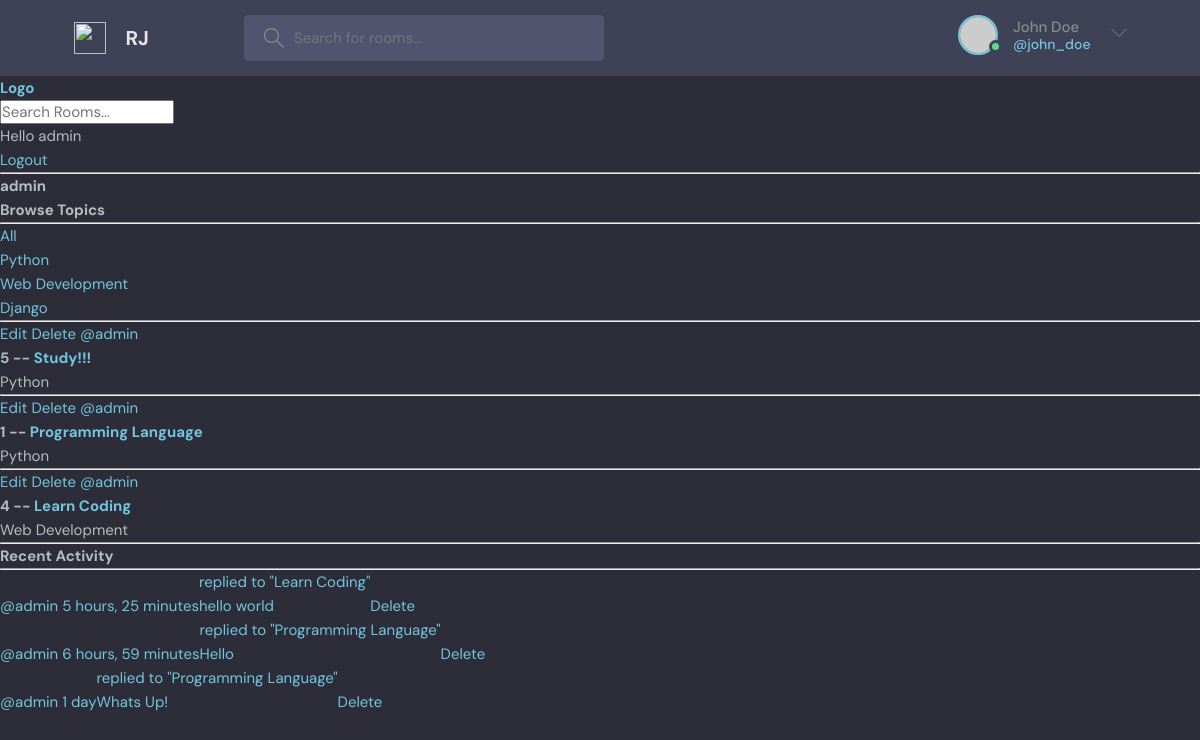
/profile/1/ (signed in), run on the app's committed database.
### base/models.py (models this page shows, shortened)
class Topic(models.Model):
    name = models.CharField(max_length=200)

class Room(models.Model):
    host = models.ForeignKey(User, on_delete=models.SET_NULL, null=True)
    topic = models.ForeignKey(Topic, on_delete=models.SET_NULL, null=True)
    name = models.CharField(max_length=200)
    participants = models.ManyToManyField(User, related_name='participants', blank=True)
    description = models.TextField(null=True, blank=True)
    updated = models.DateTimeField(auto_now=True)
    created = models.DateTimeField(auto_now_add=True)
    class Meta:
        ordering = ['-updated', '-created']
    def __str__(self):
        return self.name

class Message(models.Model):
    user = models.ForeignKey(User, on_delete=models.CASCADE)
    room = models.ForeignKey(Room, on_delete=models.CASCADE)
    body = models.TextField()
    updated = models.DateTimeField(auto_now=True)
    created = models.DateTimeField(auto_now_add=True)
    class Meta:
        ordering = ['-updated', '-created']
    def __str__(self):
        return self.body[0:50]

### base/views.py (the view)
# urls.py: path('profile/<str:pk>/', views.userProfile, name="user-profile"),
def userProfile(request, pk):
    user = User.objects.get(id=pk)
    rooms = user.room_set.all()
    room_messages = user.message_set.all()
    topics = Topic.objects.all()
    context = {'user':user, 'rooms':rooms,'room_messages': room_messages, 'topics': topics}
    return render(request, 'base/profile.html', context)

### base/templates/base/profile.html (shortened to what this page needs)
{% extends 'main.html' %}
{%  block content %}
<h1>{{user.username}}</h1>
<div class="profile-container">
    <div>
        {% include 'base/topics_component.html' %}
         <hr>
    </div>
       <div>
           {% include 'base/feed_component.html' %}
    </div>
       <div>
           {% include 'base/activity_component.html' %}
    </div>
</div>
{% endblock content %}

### templates/navbar.html
<a href="/">
    <h1>Logo</h1>
</a>
<form method="GET" action="{% url 'home'%}">
    <input type="text" name="q" placeholder="Search Rooms..."/>
</form>
{% if request.user.is_authenticated %}
<p>Hello {{request.user}}</p>
<a href="{% url 'logout' %}">Logout</a>
{% else %}
<a href="{% url 'login' %}">Login</a>
{% endif %}
<hr>

### base/templates/base/topics_component.html
        <h3>Browse Topics</h3>
        <hr>
        <div>
            <a href="{% url 'home' %}">All</a>
        </div>
        {% for topic in topics %}
        <div>
            <a href="{% url 'home' %}?q={{topic.name}}">{{topic.name}}</a>
        </div>
        {% endfor %}

### base/templates/base/feed_component.html
<div>
        {% for room in rooms %}
       <div>
           {% if request.user == room.host %}
           <a href="{% url 'update-room' room.id %}"> Edit</a>
           <a href="{% url 'delete-room' room.id %}"> Delete</a>
           {% endif %}
           <a href="{% url 'user-profile' room.host.id%}">@{{room.host.username}}</a>
           <h5>{{room.id}} -- <a href="{% url 'room' room.id %}">{{room.name}}</a></h5>
           <small>{{room.topic.name}}</small>
           <hr>
       </div>
        {%  endfor %}
    </div>

### base/templates/base/activity_component.html
<div>
    <h3> Recent Activity </h3>
    <hr>
    {% for message in room_messages %}
    <div>
        <small><a href="{% url 'user-profile' message.user.id %}">@{{message.user}} {{message.created| timesince}}</small>
        <small> replied to "{{message.room}}"</small>
        <p>{{message}}</p>
        {% if request.user == message.user %}
        <a href=" {% url 'delete-message' message.id %}">Delete</a>
        {% endif %}
    </div>
    {% endfor %}
</div>

### static/styles/style.css (style rules this page uses)
:root { --color-main: #71c6dd; --color-main-light: #e1f6fb; --color-dark: #3f4156; --color-dark-medium: #51546e; --color-dark-light: #696d97; --color-light: #e5e5e5; --color-gray: #8b8b8b; --color-light-gray: #b2bdbd; --color-bg: #2d2d39; --color-success: #5dd693; --color-error: #fc4b0b; }
* { font-family: "DM Sans", -apple-system, BlinkMacSystemFont, "Segoe UI", Roboto, Oxygen, Ubuntu, Cantarell, "Open Sans", "Helvetica Neue", sans-serif; margin: 0; padding: 0; box-sizing: border-box; text-rendering: optimizeLegibility; font-size: inherit; }
html { font-size: 56.25%; }
@media only screen and (min-width: 1200px) { html { font-size: 62.5%; } }
body { line-height: 1.6; font-weight: 400; font-size: 1.5rem; color: var(--color-light-gray); background-color: var(--color-bg); min-height: 100vh; }
a { display: inline-block; color: var(--color-main); text-decoration: none; }

### base/templates/base/profile.html (style rules this page uses)
.profile-container { display: grid; grid-template-columns: 1fr, 3fr, 1fr; }

### data on the page
Topic: name "Python"
Topic: name "Web Development"
Topic: name "Django"
Room: shows "Edit", host.username "admin", id "5", name "Study!!!", topic.name "Python"
Room: shows "Edit", host.username "admin", id "1", name "Programming Language", topic.name "Python"
Room: shows "Edit", host.username "admin", id "4", name "Learn Coding", topic.name "Web Development"
Message: user "admin", created "5 hours, 25 minutes", room "Learn Coding", body "hello world", shows "Delete"
Message: user "admin", created "6 hours, 59 minutes", room "Programming Language", body "Hello", shows "Delete"
Message: user "admin", created "1 day", room "Programming Language", body "Whats Up!", shows "Delete"

### other printed values
{{ request.user }} "admin"
{{ user.username }} "admin"
